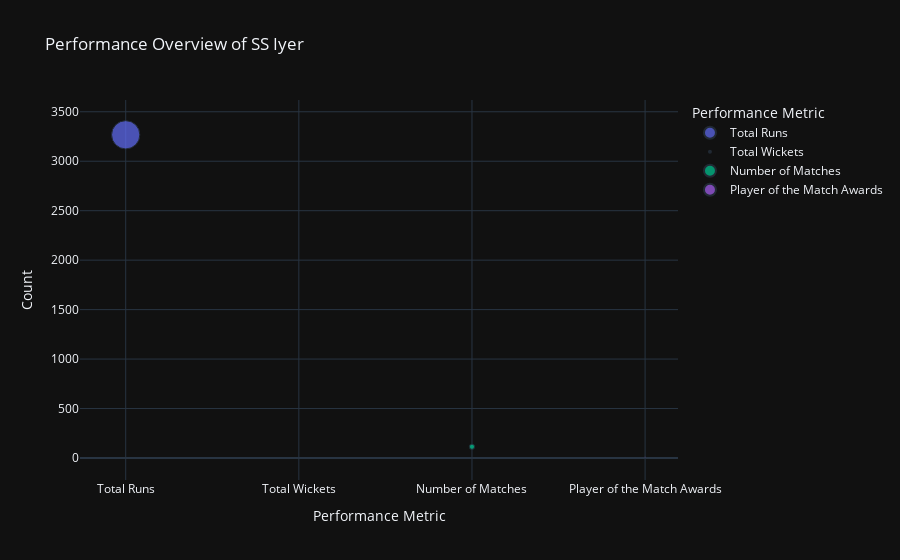

Notebook code cell kept with this figure:
### Code cell
players_performance('SS Iyer')

### Figure 1 — Plotly figure (JSON) as saved in the notebook; plotly's stock layout.template omitted (floating-point values rounded to 4 significant figures)
{"data": [{"hovertemplate": "Performance Metric=%{x}<br>Count=%{marker.size}<extra></extra>", "legendgroup": "Total Runs", "marker": {"color": "#636efa", "size": [3267], "sizemode": "area", "sizeref": 8.168, "symbol": "circle"}, "mode": "markers", "name": "Total Runs", "orientation": "v", "showlegend": true, "type": "scatter", "x": ["Total Runs"], "xaxis": "x", "y": [3267], "yaxis": "y"}, {"hovertemplate": "Performance Metric=%{x}<br>Count=%{marker.size}<extra></extra>", "legendgroup": "Total Wickets", "marker": {"color": "#EF553B", "size": [0], "sizemode": "area", "sizeref": 8.168, "symbol": "circle"}, "mode": "markers", "name": "Total Wickets", "orientation": "v", "showlegend": true, "type": "scatter", "x": ["Total Wickets"], "xaxis": "x", "y": [0], "yaxis": "y"}, {"hovertemplate": "Performance Metric=%{x}<br>Count=%{marker.size}<extra></extra>", "legendgroup": "Number of Matches", "marker": {"color": "#00cc96", "size": [114], "sizemode": "area", "sizeref": 8.168, "symbol": "circle"}, "mode": "markers", "name": "Number of Matches", "orientation": "v", "showlegend": true, "type": "scatter", "x": ["Number of Matches"], "xaxis": "x", "y": [114], "yaxis": "y"}, {"hovertemplate": "Performance Metric=%{x}<br>Count=%{marker.size}<extra></extra>", "legendgroup": "Player of the Match Awards", "marker": {"color": "#ab63fa", "size": [6], "sizemode": "area", "sizeref": 8.168, "symbol": "circle"}, "mode": "markers", "name": "Player of the Match Awards", "orientation": "v", "showlegend": true, "type": "scatter", "x": ["Player of the Match Awards"], "xaxis": "x", "y": [6], "yaxis": "y"}], "layout": {"autosize": true, "legend": {"itemsizing": "constant", "title": {"text": "Performance Metric"}, "tracegroupgap": 0}, "title": {"text": "Performance Overview of SS Iyer"}, "xaxis": {"anchor": "y", "autorange": true, "categoryarray": ["Total Runs", "Total Wickets", "Number of Matches", "Player of the Match Awards"], "categoryorder": "array", "domain": [0, 1], "range": [-0.2404, 3.184], "title": {"text": "Performance Metric"}, "type": "category"}, "yaxis": {"anchor": "x", "autorange": true, "domain": [0, 1], "range": [-273.8, 3833.0], "title": {"text": "Count"}, "type": "linear"}}}
